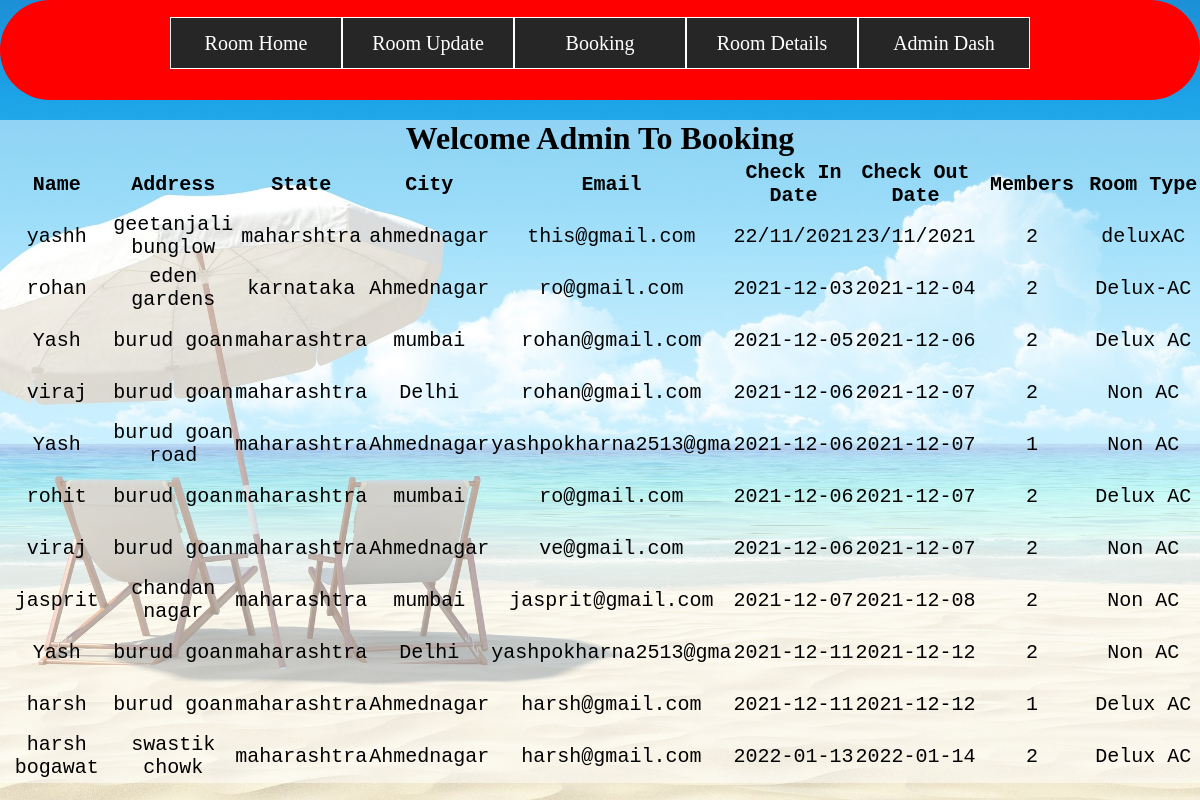
Page /admin/booking.php on the committed database.
### admin/booking.php (the view, shortened to what this page needs)
<?php
include('../dbcon.php');
?>
<!DOCTYPE html>
<html lang="en">
<head>
    <link rel="stylesheet" href="stylee.css">
</head>
<body>
    <div class="wrapper-container">
        <div class="wrapper">
            <ul>
                <li><a href="aroom.php">Room Home</a></li>
                <li><a href="#">Room Update</a>
                </li>
                <li><a href="booking.php">Booking</a></li>
                <li><a href="aroom.php">Room Details</a></li>
                <li><a href="admindash.php">Admin Dash</a></li>
            </ul>
        </div>
    </div>
    <div class="admin-booking">
        <h1 class="admin-book">Welcome Admin To Booking <Section></Section>
        </h1>
        <table>
            <tr>
                <th width="10%" height="50px">Name</th>
                <th width="10%" height="50px">Address</th>
                <th width="10%" height="50px">State</th>
                <th width="10%" height="50px">City</th>
                <th width="10%" height="50px">Email</th>
                <th width="10%" height="50px">Check In Date</th>
                <th width="10%" height="50px">Check Out Date</th>
                <th width="10%" height="50px">Members</th>
                <th width="10%" height="50px">Room Type</th>
            </tr>
            <?php
            $qry = "SELECT * FROM `room booking`";
            $run = mysqli_query($sql, $qry);
            while ($row = mysqli_fetch_assoc($run)) {
                $name = $row['name'];
                $address = $row['address'];
                $state = $row['state'];
                $city = $row['city'];
                $email = $row['email'];
                $ci = $row['cin'];
                $co = $row['cout'];
                $members = $row['members'];
                $roomtype = $row['roomtype'];
            ?>
                <tr>
                    <td width="10%" height="50px">
                        <center><?php echo $name; ?></center>
                    </td>
                    <td width="10%" height="50px">
                        <center><?php echo $address; ?></center>
                    </td>
                    <td width="10%" height="50px">
                        <center><?php echo $state; ?></center>
                    </td>
                    <td width="10%" height="50px">
                        <center><?php echo $city; ?></center>
                    </td>
                    <td width="10%" height="50px">
                        <center><?php echo $email; ?></center>
                    </td>
                    <td width="10%" height="50px">
                        <center><?php echo $ci; ?></center>
                    </td>
                    <td width="10%" height="50px">
                        <center><?php echo $co; ?></center>
                    </td>
                    <td width="10%" height="50px">
                        <center><?php echo $members; ?></center>
                    </td>
                    <td width="10%" height="50px">
                        <center><?php echo $roomtype; ?></center>
                    </td>
                </tr>
            <?php
            }
            ?>
        </table>
    </div>
</body>
</html>

### admin/stylee.css (style rules this page uses)
* { margin: 0; padding: 0; }
.wrapper { width: 860px; margin: 0 auto; }
.wrapper-container { background-color: red; width: 100%; height: 100px; position: relative; border-radius: 50px; }
.wrapper ul { list-style: none; padding-top: 2%; }
.wrapper ul li { background: #262626; width: 170px; border: 1px solid #fff; height: 50px; line-height: 50px; text-align: center; float: left; position: relative; }
.wrapper ul li a { color: #fff; font-size: 20px; text-decoration: none; }

### admin/booking.php (style rules this page uses)
.admin-booking { background: rgba(255, 255, 255, 0.5); }
.admin-booking h1 { text-align: center; margin-top: 20px; }
body::before { position: absolute; content: ""; height: 100%; width: 100%; z-index: -1; opacity: 0.89; background: url('../img/adminhotel2.jpg') center center/cover no-repeat; }
.admin-booking table tr { font-size: 20px; font-family: Consolas, monaco, monospace; }

### rows in the picture
room booking: name "yashh", address "geetanjali bunglow", state "maharshtra", city "ahmednagar", email "this@gmail.com", cin "22/11/2021", cout "23/11/2021", members "2", roomtype "deluxAC"
room booking: name "rohan", address "eden gardens", state "karnataka", city "Ahmednagar", email "ro@gmail.com", cin "2021-12-03", cout "2021-12-04", members "2", roomtype "Delux-AC"
room booking: name "Yash", address "burud goan", state "maharashtra", city "mumbai", email "rohan@gmail.com", cin "2021-12-05", cout "2021-12-06", members "2", roomtype "Delux AC"
room booking: name "viraj", address "burud goan", state "maharashtra", city "Delhi", email "rohan@gmail.com", cin "2021-12-06", cout "2021-12-07", members "2", roomtype "Non AC"
room booking: name "Yash", address "burud goan road", state "maharashtra", city "Ahmednagar", email "yashpokharna2513@gma", cin "2021-12-06", cout "2021-12-07", members "1", roomtype "Non AC"
room booking: name "rohit", address "burud goan", state "maharashtra", city "mumbai", email "ro@gmail.com", cin "2021-12-06", cout "2021-12-07", members "2", roomtype "Delux AC"
room booking: name "viraj", address "burud goan", state "maharashtra", city "Ahmednagar", email "ve@gmail.com", cin "2021-12-06", cout "2021-12-07", members "2", roomtype "Non AC"
room booking: name "jasprit", address "chandan nagar", state "maharashtra", city "mumbai", email "jasprit@gmail.com", cin "2021-12-07", cout "2021-12-08", members "2", roomtype "Non AC"
room booking: name "Yash", address "burud goan", state "maharashtra", city "Delhi", email "yashpokharna2513@gma", cin "2021-12-11", cout "2021-12-12", members "2", roomtype "Non AC"
room booking: name "harsh", address "burud goan", state "maharashtra", city "Ahmednagar", email "harsh@gmail.com", cin "2021-12-11", cout "2021-12-12", members "1", roomtype "Delux AC"
room booking: name "harsh bogawat", address "swastik chowk", state "maharashtra", city "Ahmednagar", email "harsh@gmail.com", cin "2022-01-13", cout "2022-01-14", members "2", roomtype "Delux AC"
